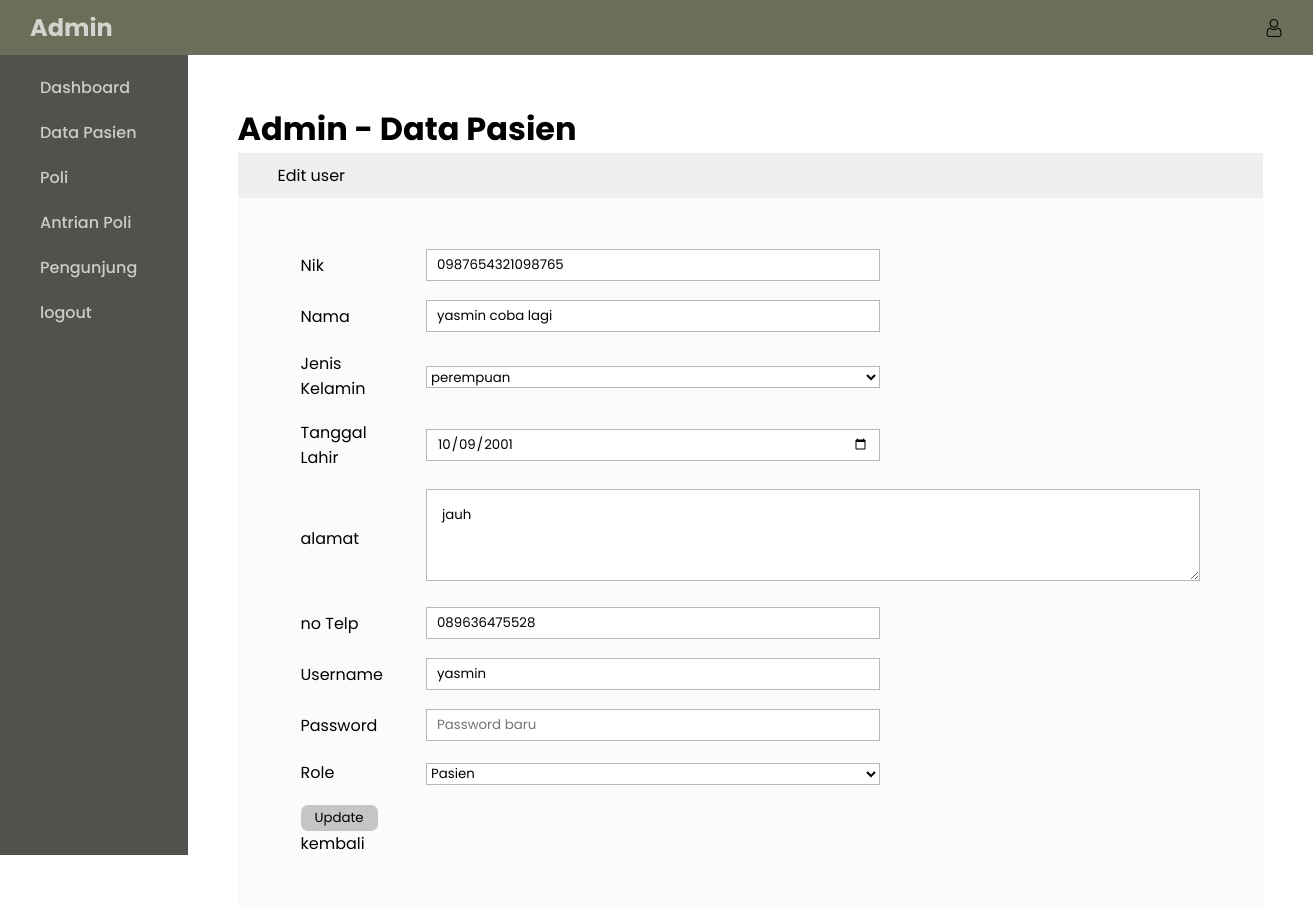
The app's page /src/pages/dashboard_admin/?page=edit-user&nik=0987654321098765 with its own data.
### tables this page shows
CREATE TABLE `user` (
  `nik` varchar(18) NOT NULL,
  `nama` varchar(30) NOT NULL,
  `jenis_kelamin` varchar(10) NOT NULL,
  `tanggal_lahir` date NOT NULL,
  `alamat` text NOT NULL,
  `no_telp` varchar(15) NOT NULL,
  `username` varchar(20) NOT NULL,
  `password` varchar(255) NOT NULL,
  `role` varchar(10) NOT NULL
);

### src/components/edit_user/index.php (the view, shortened to what this page needs)
<?php
include '../../config/koneksi.php';
if (isset($_GET['nik'])) {
    $nik = $_GET['nik'];
    $sql = "SELECT * FROM user WHERE nik = '$nik'";
    $result = mysqli_query($conn, $sql);
    if (mysqli_num_rows($result) > 0) {
        $row = mysqli_fetch_assoc($result);
        $nik_sekarang = $row['nik'];
        $nama = $row['nama'];
        $jenis_kelamin = $row['jenis_kelamin'];
        $tanggal_lahir = $row['tanggal_lahir'];
        $alamat = $row['alamat'];
        $no_telp = $row['no_telp'];
        $username = $row['username'];
        $role = $row['role'];
    } else {
        echo "data kosong";
    }
}
?>
<div class="container-tambah-pasien">
    <h1>Admin - Data Pasien</h1>
    <p class="edit-user">Edit user</p>
    <form class="form-tambah-user" action="../../config/proses_update_user.php" method="POST">
        <table>
            <tr>
                <td class="label"><label for="nik">Nik</label></td>
                <td><input max="25" type="text" name="nik" value="<?= $nik_sekarang  ?>" readonly></td>
            </tr>
            <tr>
                <td class="label"><label for="nama">Nama</label></td>
                <td><input max="25" type="text" name="nama" value="<?= $nama ?>"></td>
            </tr>
            <tr>
                <td class="label"><label for="jenis_kelamin">Jenis Kelamin</label></td>
                <td><select name="jenis_kelamin" id="">
                        <option value="perempuan" <?php echo ($jenis_kelamin == "perempuan") ? "selected" : "" ?>>perempuan</option>
                    </select></td>
            </tr>
            <tr>
                <td class="label"><label for="tanggal_lahir">Tanggal Lahir</label></td>
                <td><input type="date" name="tanggal_lahir" value="<?= $tanggal_lahir ?>"></td>
            </tr>
            <tr>
                <td class="label"><label for="alamat">alamat</label></td>
                <td><textarea name="alamat" id="" cols="64" rows="3"><?= $alamat ?></textarea></td>
            </tr>
            <tr>
                <td class="label"><label for="no_telp">no Telp</label></td>
                <td><input max="25" type="tel" name="no_telp" value="<?= $no_telp ?>"></td>
            </tr>
            <tr>
                <td class="label"><label for="username">Username</label></td>
                <td><input max="25" type="text" name="username" value="<?= $username ?>"></td>
            </tr>
            <tr>
                <td class="label"><label for="password">Password</label></td>
                <td><input max="25" type="text" name="password" placeholder="Password baru"></td>
            </tr>
            <tr>
                <td class="label"><label for="role">Role</label></td>
                <td><select name="role" id="">
                        <option value="pasien" <?php echo ($role == "pasien") ? "selected" : "" ?>>Pasien</option>
                    </select></td>
            </tr>
            <tr>
                <td class="label">
                    <div class="btn-login">
                        <button type="submit" name="update_pasien">Update</button>
                        <a style="color:black;" href="?page=data-pasien">kembali</a>
                    </div>
                </td>
                <td></td>
            </tr>
        </table>
    </form>
</div>

### src/pages/dashboard_admin/dashboard_admin.css (style rules this page uses)
* { margin: 0; padding: 0; font-family: 'Poppins', sans-serif; }
.navbar nav h1, a { color: rgba(255, 255, 255, 0.7); text-decoration: none; }
.table-data-pasien, th, td { border: 1px solid #635f5f; padding: 8px 20px; }
.container-tambah-pasien { width: 100%; }
.container-tambah-pasien .edit-user { width: 100%; background-color: rgba(239, 239, 239, 1); padding: 10px 40px; box-sizing: border-box; }
.container-tambah-pasien .form-tambah-user { width: 100%; background-color: rgba(251, 251, 251, 0.829); padding: 40px; box-sizing: border-box; }
.container-tambah-pasien .form-tambah-user table { width: 100%; border-collapse: collapse; border: solid transparent; }
.container-tambah-pasien .form-tambah-user table tr { width: 100%; border-collapse: collapse; border: solid transparent; }
.container-tambah-pasien .form-tambah-user table td { border-collapse: collapse; border: solid transparent; }
.container-tambah-pasien .form-tambah-user table tr .label { width: 200px; }
.container-tambah-pasien .form-tambah-user table tr input { width: 454px; height: 22px; background-color: rgba(255, 255, 255, 1); border: 1px solid rgb(187, 183, 183); padding: 15px 10px; box-sizing: border-box; }
.container-tambah-pasien .form-tambah-user table tr textarea { background-color: rgba(255, 255, 255, 1); border: 1px solid rgb(187, 183, 183); padding: 15px; box-sizing: border-box; }
.container-tambah-pasien .form-tambah-user table tr select { width: 454px; height: 22px; background-color: rgba(255, 255, 255, 1); border: 1px solid rgb(187, 183, 183); }
.container-tambah-pasien .btn-login button { cursor: pointer; width: 77px; height: 26px; background-color: rgba(197, 197, 197, 1); border-radius: 7px; border: none; }

### records on screen
user: nik "0987654321098765", nama "yasmin coba lagi", jenis_kelamin "perempuan", tanggal_lahir "10/09/2001", alamat "jauh", no_telp "089636475528", username "yasmin", role "Pasien"
